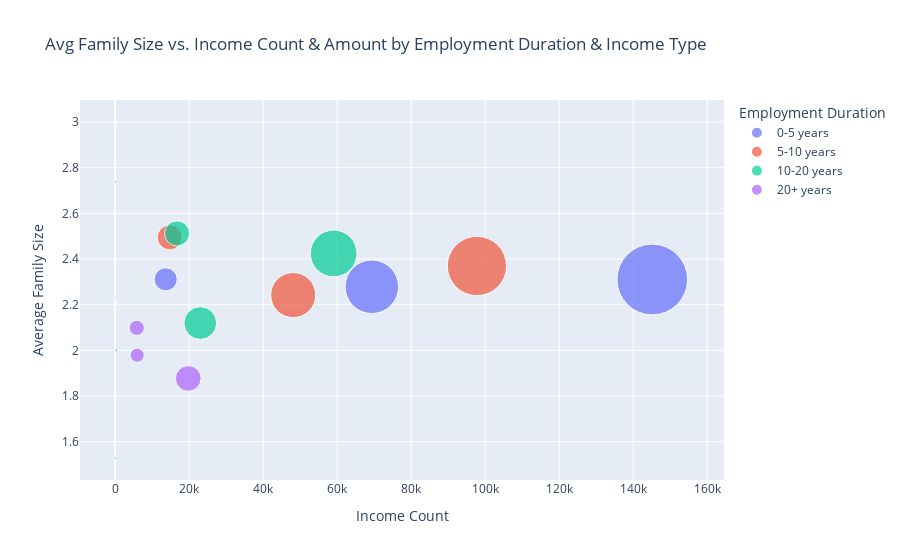

Source (notebook cell):
### Code cell
import plotly.express as px
# create 4 categories for years employed
years_bins = [0, 5, 10, 20, 40]
years_labels = ['0-5 years', '5-10 years', '10-20 years', '20+ years']

# Create 'YEARS_EMPLOYED' feature by binning 'DAYS_EMPLOYED_YEARS' according to defined bins and labels
merged_df['YEARS_EMPLOYED'] = pd.cut(merged_df['DAYS_EMPLOYED_YEARS'], bins=years_bins, labels=years_labels, include_lowest=True)

# Group data and calculate aggregates
df = merged_df.groupby(["YEARS_EMPLOYED", "NAME_INCOME_TYPE"], observed=True)["AMT_INCOME_TOTAL"].agg(["count", "sum"]).reset_index()
df2 = merged_df.groupby(["YEARS_EMPLOYED", "NAME_INCOME_TYPE"], observed=True)["CNT_FAM_MEMBERS"].agg("mean").reset_index()

# Merge aggregated dataframes
df = df.merge(df2)

# Rename columns for clarity
df.columns = ["Employment Duration", "Income Type", "Income Count", "Income Amount", "Average Family Size"]

# Create scatter plot
fig = px.scatter(df, x='Income Count', y='Average Family Size', color='Employment Duration', size='Income Amount', size_max=50, hover_name='Income Type',
                 title="Avg Family Size vs. Income Count & Amount by Employment Duration & Income Type")

# Display plot
fig.show()

### Figure 1 — Plotly figure (JSON) as saved in the notebook; plotly's stock layout.template omitted (floating-point values rounded to 4 significant figures)
{"data": [{"hovertemplate": "<b>%{hovertext}</b><br><br>Employment Duration=0-5 years<br>Income Count=%{x}<br>Average Family Size=%{y}<br>Income Amount=%{marker.size}<extra></extra>", "hovertext": ["Commercial associate", "Pensioner", "State servant", "Student", "Working"], "legendgroup": "0-5 years", "marker": {"color": "#636efa", "size": [14990000000.0, 31725000, 2787344784, 2925000, 26179752924], "sizemode": "area", "sizeref": 10470000.0, "symbol": "circle"}, "mode": "markers", "name": "0-5 years", "orientation": "v", "showlegend": true, "type": "scatter", "x": [69388, 133, 13675, 26, 145179], "xaxis": "x", "y": [2.279, 2.737, 2.311, 3, 2.31], "yaxis": "y"}, {"hovertemplate": "<b>%{hovertext}</b><br><br>Employment Duration=5-10 years<br>Income Count=%{x}<br>Average Family Size=%{y}<br>Income Amount=%{marker.size}<extra></extra>", "hovertext": ["Commercial associate", "Pensioner", "State servant", "Working"], "legendgroup": "5-10 years", "marker": {"color": "#EF553B", "size": [10635204240, 19035000, 3251851398, 18400000000.0], "sizemode": "area", "sizeref": 10470000.0, "symbol": "circle"}, "mode": "markers", "name": "5-10 years", "orientation": "v", "showlegend": true, "type": "scatter", "x": [48131, 78, 14761, 97788], "xaxis": "x", "y": [2.242, 2.231, 2.495, 2.37], "yaxis": "y"}, {"hovertemplate": "<b>%{hovertext}</b><br><br>Employment Duration=10-20 years<br>Income Count=%{x}<br>Average Family Size=%{y}<br>Income Amount=%{marker.size}<extra></extra>", "hovertext": ["Commercial associate", "Pensioner", "State servant", "Student", "Working"], "legendgroup": "10-20 years", "marker": {"color": "#00cc96", "size": [5620511925, 32692500, 3295319400, 49248000, 11460379500], "sizemode": "area", "sizeref": 10470000.0, "symbol": "circle"}, "mode": "markers", "name": "10-20 years", "orientation": "v", "showlegend": true, "type": "scatter", "x": [23017, 87, 16749, 288, 59067], "xaxis": "x", "y": [2.12, 1.529, 2.512, 2, 2.424], "yaxis": "y"}, {"hovertemplate": "<b>%{hovertext}</b><br><br>Employment Duration=20+ years<br>Income Count=%{x}<br>Average Family Size=%{y}<br>Income Amount=%{marker.size}<extra></extra>", "hovertext": ["Commercial associate", "Pensioner", "State servant", "Working"], "legendgroup": "20+ years", "marker": {"color": "#ab63fa", "size": [1224917100, 4441500, 1046918250, 3469459500], "sizemode": "area", "sizeref": 10470000.0, "symbol": "circle"}, "mode": "markers", "name": "20+ years", "orientation": "v", "showlegend": true, "type": "scatter", "x": [5851, 21, 5966, 19760], "xaxis": "x", "y": [2.098, 2, 1.979, 1.877], "yaxis": "y"}], "layout": {"legend": {"itemsizing": "constant", "title": {"text": "Employment Duration"}, "tracegroupgap": 0}, "title": {"text": "Avg Family Size vs. Income Count & Amount by Employment Duration & Income Type"}, "xaxis": {"anchor": "y", "domain": [0, 1], "title": {"text": "Income Count"}}, "yaxis": {"anchor": "x", "domain": [0, 1], "title": {"text": "Average Family Size"}}}}
